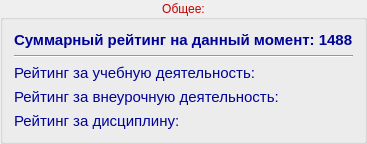
              <widget class="QGroupBox" name="groupBox_3">
               <property name="palette">
                <palette>
                 <active>
                  <colorrole role="WindowText">
                   <brush brushstyle="SolidPattern">
                    <color alpha="255">
                     <red>193</red>
                     <green>0</green>
                     <blue>0</blue>
                    </color>
                   </brush>
                  </colorrole>
                  <colorrole role="Dark">
                   <brush brushstyle="SolidPattern">
                    <color alpha="255">
                     <red>0</red>
                     <green>255</green>
                     <blue>0</blue>
                    </color>
                   </brush>
                  </colorrole>
                  <colorrole role="Text">
                   <brush brushstyle="SolidPattern">
                    <color alpha="255">
                     <red>231</red>
                     <green>231</green>
                     <blue>231</blue>
                    </color>
                   </brush>
                  </colorrole>
                  <colorrole role="ButtonText">
                   <brush brushstyle="SolidPattern">
                    <color alpha="255">
                     <red>242</red>
                     <green>218</green>
                     <blue>0</blue>
                    </color>
                   </brush>
                  </colorrole>
                  <colorrole role="ToolTipBase">
                   <brush brushstyle="SolidPattern">
                    <color alpha="102">
                     <red>0</red>
                     <green>170</green>
                     <blue>0</blue>
                    </color>
                   </brush>
                  </colorrole>
                  <colorrole role="PlaceholderText">
                   <brush brushstyle="SolidPattern">
                    <color alpha="128">
                     <red>231</red>
                     <green>231</green>
                     <blue>231</blue>
                    </color>
                   </brush>
                  </colorrole>
                 </active>
                 <inactive>
                  <colorrole role="WindowText">
                   <brush brushstyle="SolidPattern">
                    <color alpha="255">
                     <red>193</red>
                     <green>0</green>
                     <blue>0</blue>
                    </color>
                   </brush>
                  </colorrole>
                  <colorrole role="Dark">
                   <brush brushstyle="SolidPattern">
                    <color alpha="255">
                     <red>0</red>
                     <green>255</green>
                     <blue>0</blue>
                    </color>
                   </brush>
                  </colorrole>
                  <colorrole role="Text">
                   <brush brushstyle="SolidPattern">
                    <color alpha="255">
                     <red>231</red>
                     <green>231</green>
                     <blue>231</blue>
                    </color>
                   </brush>
                  </colorrole>
                  <colorrole role="ButtonText">
                   <brush brushstyle="SolidPattern">
                    <color alpha="255">
                     <red>242</red>
                     <green>218</green>
                     <blue>0</blue>
                    </color>
                   </brush>
                  </colorrole>
                  <colorrole role="ToolTipBase">
                   <brush brushstyle="SolidPattern">
                    <color alpha="102">
                     <red>0</red>
                     <green>170</green>
                     <blue>0</blue>
                    </color>
                   </brush>
                  </colorrole>
                  <colorrole role="PlaceholderText">
                   <brush brushstyle="SolidPattern">
                    <color alpha="128">
                     <red>231</red>
                     <green>231</green>
                     <blue>231</blue>
                    </color>
                   </brush>
                  </colorrole>
                 </inactive>
                 <disabled>
                  <colorrole role="WindowText">
                   <brush brushstyle="SolidPattern">
                    <color alpha="255">
                     <red>0</red>
                     <green>255</green>
                     <blue>0</blue>
                    </color>
                   </brush>
                  </colorrole>
                  <colorrole role="Dark">
                   <brush brushstyle="SolidPattern">
                    <color alpha="255">
                     <red>0</red>
                     <green>255</green>
                     <blue>0</blue>
                    </color>
                   </brush>
                  </colorrole>
                  <colorrole role="Text">
                   <brush brushstyle="SolidPattern">
                    <color alpha="255">
                     <red>0</red>
                     <green>255</green>
                     <blue>0</blue>
                    </color>
                   </brush>
                  </colorrole>
                  <colorrole role="ButtonText">
                   <brush brushstyle="SolidPattern">
                    <color alpha="255">
                     <red>0</red>
                     <green>255</green>
                     <blue>0</blue>
                    </color>
                   </brush>
                  </colorrole>
                  <colorrole role="ToolTipBase">
                   <brush brushstyle="SolidPattern">
                    <color alpha="102">
                     <red>0</red>
                     <green>170</green>
                     <blue>0</blue>
                    </color>
                   </brush>
                  </colorrole>
                  <colorrole role="PlaceholderText">
                   <brush brushstyle="SolidPattern">
                    <color alpha="128">
                     <red>231</red>
                     <green>231</green>
                     <blue>231</blue>
                    </color>
                   </brush>
                  </colorrole>
                 </disabled>
                </palette>
               </property>
               <property name="title">
                <string>Общее:</string>
               </property>
               <property name="alignment">
                <set>Qt::AlignCenter</set>
               </property>
               <layout class="QVBoxLayout" name="verticalLayout_2">
                <item>
                 <widget class="QLabel" name="summ_rating">
                  <property name="palette">
                   <palette>
                    <active>
                     <colorrole role="WindowText">
                      <brush brushstyle="SolidPattern">
                       <color alpha="255">
                        <red>0</red>
                        <green>3</green>
                        <blue>150</blue>
                       </color>
                      </brush>
                     </colorrole>
                    </active>
                    <inactive>
                     <colorrole role="WindowText">
                      <brush brushstyle="SolidPattern">
                       <color alpha="255">
                        <red>0</red>
                        <green>3</green>
                        <blue>150</blue>
                       </color>
                      </brush>
                     </colorrole>
                    </inactive>
                    <disabled>
                     <colorrole role="WindowText">
                      <brush brushstyle="SolidPattern">
                       <color alpha="127">
                        <red>255</red>
                        <green>255</green>
                        <blue>255</blue>
                       </color>
                      </brush>
                     </colorrole>
                    </disabled>
                   </palette>
                  </property>
                  <property name="font">
                   <font>
                    <pointsize>11</pointsize>
                    <weight>75</weight>
                    <bold>true</bold>
                   </font>
                  </property>
                  <property name="text">
                   <string>Суммарный рейтинг на данный момент: 1488</string>
                  </property>
                 </widget>
                </item>
                <item>
                 <widget class="Line" name="line_2">
                  <property name="orientation">
                   <enum>Qt::Horizontal</enum>
                  </property>
                 </widget>
                </item>
                <item>
                 <widget class="QLabel" name="educate_rating">
                  <property name="palette">
                   <palette>
                    <active>
                     <colorrole role="WindowText">
                      <brush brushstyle="SolidPattern">
                       <color alpha="255">
                        <red>0</red>
                        <green>3</green>
                        <blue>150</blue>
                       </color>
                      </brush>
                     </colorrole>
                    </active>
                    <inactive>
                     <colorrole role="WindowText">
                      <brush brushstyle="SolidPattern">
                       <color alpha="255">
                        <red>0</red>
                        <green>3</green>
                        <blue>150</blue>
                       </color>
                      </brush>
                     </colorrole>
                    </inactive>
                    <disabled>
                     <colorrole role="WindowText">
                      <brush brushstyle="SolidPattern">
                       <color alpha="255">
                        <red>0</red>
                        <green>255</green>
                        <blue>0</blue>
                       </color>
                      </brush>
                     </colorrole>
                    </disabled>
                   </palette>
                  </property>
                  <property name="font">
                   <font>
                    <pointsize>11</pointsize>
                   </font>
                  </property>
                  <property name="text">
                   <string>Рейтинг за учебную деятельность:</string>
                  </property>
                 </widget>
                </item>
                <item>
                 <widget class="QLabel" name="other_rating">
                  <property name="palette">
                   <palette>
                    <active>
                     <colorrole role="WindowText">
                      <brush brushstyle="SolidPattern">
                       <color alpha="255">
                        <red>0</red>
                        <green>3</green>
                        <blue>150</blue>
                       </color>
                      </brush>
                     </colorrole>
                    </active>
                    <inactive>
                     <colorrole role="WindowText">
                      <brush brushstyle="SolidPattern">
                       <color alpha="255">
                        <red>0</red>
                        <green>3</green>
                        <blue>150</blue>
                       </color>
                      </brush>
                     </colorrole>
                    </inactive>
                    <disabled>
                     <colorrole role="WindowText">
                      <brush brushstyle="SolidPattern">
                       <color alpha="255">
                        <red>0</red>
                        <green>255</green>
                        <blue>0</blue>
                       </color>
                      </brush>
                     </colorrole>
                    </disabled>
                   </palette>
                  </property>
                  <property name="font">
                   <font>
                    <pointsize>11</pointsize>
                   </font>
                  </property>
                  <property name="text">
                   <string>Рейтинг за внеурочную деятельность:</string>
                  </property>
                 </widget>
                </item>
                <item>
                 <widget class="QLabel" name="discipline_rating">
                  <property name="palette">
                   <palette>
                    <active>
                     <colorrole role="WindowText">
                      <brush brushstyle="SolidPattern">
                       <color alpha="255">
                        <red>0</red>
                        <green>3</green>
                        <blue>150</blue>
                       </color>
                      </brush>
                     </colorrole>
                    </active>
                    <inactive>
                     <colorrole role="WindowText">
                      <brush brushstyle="SolidPattern">
                       <color alpha="255">
                        <red>0</red>
                        <green>3</green>
                        <blue>150</blue>
                       </color>
                      </brush>
                     </colorrole>
                    </inactive>
                    <disabled>
                     <colorrole role="WindowText">
                      <brush brushstyle="SolidPattern">
                       <color alpha="255">
                        <red>0</red>
                        <green>255</green>
                        <blue>0</blue>
                       </color>
                      </brush>
                     </colorrole>
                    </disabled>
                   </palette>
                  </property>
                  <property name="font">
                   <font>
                    <pointsize>11</pointsize>
                   </font>
                  </property>
                  <property name="text">
                   <string>Рейтинг за дисциплину:</string>
                  </property>
                 </widget>
                </item>
               </layout>
              </widget>
